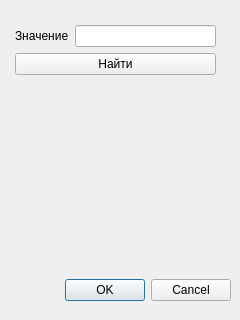
<?xml version="1.0" encoding="UTF-8"?>
<ui version="4.0">
 <class>serch_window</class>
 <widget class="QDialog" name="serch_window">
  <property name="geometry">
   <rect>
    <x>0</x>
    <y>0</y>
    <width>240</width>
    <height>320</height>
   </rect>
  </property>
  <property name="windowTitle">
   <string>Найти</string>
  </property>
  <widget class="QDialogButtonBox" name="buttonBox">
   <property name="geometry">
    <rect>
     <x>10</x>
     <y>270</y>
     <width>221</width>
     <height>41</height>
    </rect>
   </property>
   <property name="orientation">
    <enum>Qt::Horizontal</enum>
   </property>
   <property name="standardButtons">
    <set>QDialogButtonBox::Cancel|QDialogButtonBox::Ok</set>
   </property>
  </widget>
  <widget class="QWidget" name="verticalLayoutWidget">
   <property name="geometry">
    <rect>
     <x>10</x>
     <y>20</y>
     <width>211</width>
     <height>211</height>
    </rect>
   </property>
   <layout class="QVBoxLayout" name="verticalLayout">
    <property name="leftMargin">
     <number>5</number>
    </property>
    <property name="topMargin">
     <number>5</number>
    </property>
    <property name="rightMargin">
     <number>5</number>
    </property>
    <property name="bottomMargin">
     <number>5</number>
    </property>
    <item>
     <layout class="QHBoxLayout" name="horizontalLayout">
      <item>
       <widget class="QLabel" name="label_sreach">
        <property name="text">
         <string>Значение</string>
        </property>
       </widget>
      </item>
      <item>
       <widget class="QLineEdit" name="line_edit_serch"/>
      </item>
     </layout>
    </item>
    <item>
     <widget class="QPushButton" name="btn_search">
      <property name="text">
       <string>Найти</string>
      </property>
     </widget>
    </item>
    <item>
     <widget class="QLabel" name="result_search">
      <property name="text">
       <string/>
      </property>
     </widget>
    </item>
   </layout>
  </widget>
 </widget>
 <resources/>
 <connections>
  <connection>
   <sender>buttonBox</sender>
   <signal>accepted()</signal>
   <receiver>serch_window</receiver>
   <slot>accept()</slot>
   <hints>
    <hint type="sourcelabel">
     <x>248</x>
     <y>254</y>
    </hint>
    <hint type="destinationlabel">
     <x>157</x>
     <y>274</y>
    </hint>
   </hints>
  </connection>
  <connection>
   <sender>buttonBox</sender>
   <signal>rejected()</signal>
   <receiver>serch_window</receiver>
   <slot>reject()</slot>
   <hints>
    <hint type="sourcelabel">
     <x>316</x>
     <y>260</y>
    </hint>
    <hint type="destinationlabel">
     <x>286</x>
     <y>274</y>
    </hint>
   </hints>
  </connection>
 </connections>
</ui>
